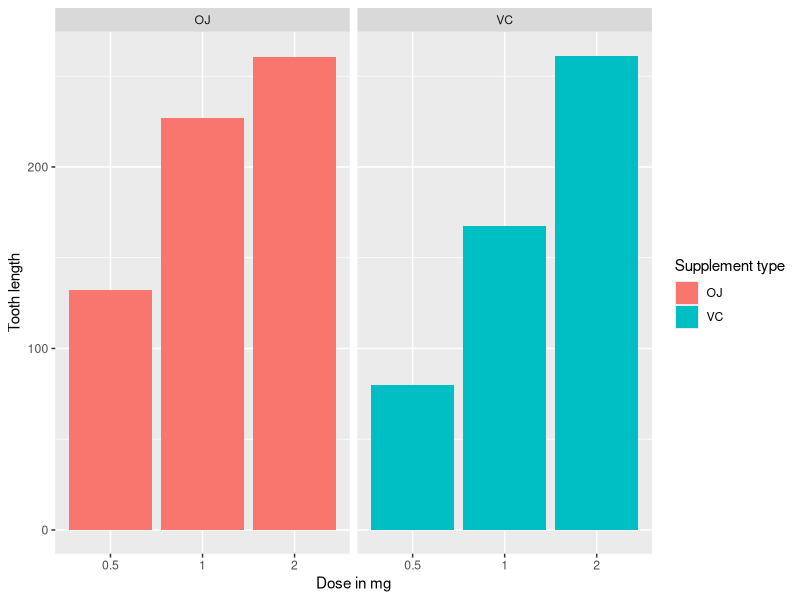

This figure's R source:
## ---- chunk 1
library(datasets)
library(ggplot2)
ggplot(data=ToothGrowth, aes(x=as.factor(dose), y=len, fill=supp)) +
    geom_bar(stat="identity",) +
    facet_grid(. ~ supp) +
    xlab("Dose in mg") +
    ylab("Tooth length") +
    guides(fill=guide_legend(title="Supplement type"))
## ---- chunk 2
fit <- lm(len ~ dose + supp, data=ToothGrowth)
summary(fit)
confint(fit)
